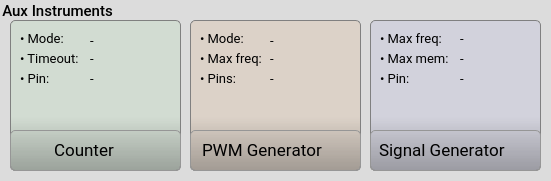
   <widget class="QGroupBox" name="groupBox_instr2">
    <property name="geometry">
     <rect>
      <x>240</x>
      <y>360</y>
      <width>551</width>
      <height>181</height>
     </rect>
    </property>
    <property name="sizePolicy">
     <sizepolicy hsizetype="Preferred" vsizetype="Expanding">
      <horstretch>0</horstretch>
      <verstretch>0</verstretch>
     </sizepolicy>
    </property>
    <property name="font">
     <font>
      <family>Roboto Medium</family>
      <pointsize>11</pointsize>
      <weight>50</weight>
      <italic>false</italic>
      <bold>false</bold>
      <kerning>true</kerning>
     </font>
    </property>
    <property name="styleSheet">
     <string notr="true">QGroupBox {background-color: rgb(220,220,220);border: 0px; border-radius: 5px;  margin-top: 0.5em;}; 
QGroupBox::title {subcontrol-origin: margin;left: 10px;padding: 0 3px 0 3px;}</string>
    </property>
    <property name="title">
     <string>Aux Instruments</string>
    </property>
    <widget class="QGroupBox" name="groupBox_pwm">
     <property name="geometry">
      <rect>
       <x>190</x>
       <y>20</y>
       <width>171</width>
       <height>151</height>
      </rect>
     </property>
     <property name="font">
      <font>
       <family>Roboto</family>
       <pointsize>11</pointsize>
       <weight>50</weight>
       <italic>false</italic>
       <bold>false</bold>
       <kerning>true</kerning>
      </font>
     </property>
     <property name="styleSheet">
      <string notr="true">QGroupBox {
	background: qlineargradient(x1:0, y1:0, x2:0, y2:2, stop:0  rgb(220,200,180, 0.5), stop:0.32 rgb(220,200,180, 0.5), stop:1  rgb(0,0,0,1.0));
	border: 1px solid gray; border-radius: 5px;  margin-top: 0.5em;
}; 
QGroupBox::title {subcontrol-origin: margin;left: 10px;padding: 0 3px 0 3px;}
</string>
     </property>
     <property name="title">
      <string/>
     </property>
     <widget class="QPushButton" name="pushButton_pwm">
      <property name="geometry">
       <rect>
        <x>0</x>
        <y>110</y>
        <width>171</width>
        <height>41</height>
       </rect>
      </property>
      <property name="font">
       <font>
        <family>Roboto</family>
        <pointsize>13</pointsize>
        <weight>50</weight>
        <bold>false</bold>
        <kerning>false</kerning>
       </font>
      </property>
      <property name="styleSheet">
       <string notr="true">QPushButton {    
    padding: 0.2em 0.2em 0.3em 0.2em;
    border: 1px solid rgb(150, 150, 150);
	border-radius: 5px;
    background: qlineargradient(x1:0, y1:0, x2:0, y2:2,
                                  stop:0 #FFFFFF, stop:0.1 #FFFFFF, stop:1  #7B7B7B);
    color: black;
    text-align:left;
	padding-left:11px
}

QPushButton:hover:!pressed
{
	border: 1px solid rgb(150, 150, 150);
	border-radius: 5px;
 	background: #FFFFFF;
	color:#2f836a;
}

QPushButton:pressed
{
	border: 2px solid rgb(150, 150, 150);
	border-radius: 5px;
 	background: #AAAAAA;
	color:white;
}</string>
      </property>
      <property name="text">
       <string>PWM Generator</string>
      </property>
      <property name="icon">
       <iconset resource="resources.qrc">
        <normaloff>:/main/resources/img/pwm.png</normaloff>:/main/resources/img/pwm.png</iconset>
      </property>
      <property name="iconSize">
       <size>
        <width>21</width>
        <height>21</height>
       </size>
      </property>
     </widget>
     <widget class="QLabel" name="label_19">
      <property name="geometry">
       <rect>
        <x>10</x>
        <y>30</y>
        <width>71</width>
        <height>16</height>
       </rect>
      </property>
      <property name="font">
       <font>
        <family>Roboto</family>
        <pointsize>10</pointsize>
        <weight>50</weight>
        <italic>false</italic>
        <bold>false</bold>
        <kerning>true</kerning>
       </font>
      </property>
      <property name="text">
       <string>• Max freq:</string>
      </property>
      <property name="textFormat">
       <enum>Qt::AutoText</enum>
      </property>
     </widget>
     <widget class="QLabel" name="label_35">
      <property name="geometry">
       <rect>
        <x>10</x>
        <y>50</y>
        <width>71</width>
        <height>16</height>
       </rect>
      </property>
      <property name="font">
       <font>
        <family>Roboto</family>
        <pointsize>10</pointsize>
        <weight>50</weight>
        <italic>false</italic>
        <bold>false</bold>
        <kerning>true</kerning>
       </font>
      </property>
      <property name="text">
       <string>• Pins:</string>
      </property>
      <property name="textFormat">
       <enum>Qt::AutoText</enum>
      </property>
     </widget>
     <widget class="QLabel" name="label_pwm_pins">
      <property name="geometry">
       <rect>
        <x>80</x>
        <y>50</y>
        <width>81</width>
        <height>16</height>
       </rect>
      </property>
      <property name="font">
       <font>
        <family>Roboto</family>
        <pointsize>10</pointsize>
        <weight>50</weight>
        <italic>false</italic>
        <bold>false</bold>
        <kerning>true</kerning>
       </font>
      </property>
      <property name="text">
       <string>-</string>
      </property>
      <property name="textFormat">
       <enum>Qt::AutoText</enum>
      </property>
     </widget>
     <widget class="QLabel" name="label_pwm_freq">
      <property name="geometry">
       <rect>
        <x>80</x>
        <y>30</y>
        <width>81</width>
        <height>16</height>
       </rect>
      </property>
      <property name="font">
       <font>
        <family>Roboto</family>
        <pointsize>10</pointsize>
        <weight>50</weight>
        <italic>false</italic>
        <bold>false</bold>
        <kerning>true</kerning>
       </font>
      </property>
      <property name="text">
       <string>-</string>
      </property>
      <property name="textFormat">
       <enum>Qt::AutoText</enum>
      </property>
     </widget>
     <widget class="QLabel" name="label_pwm_mode">
      <property name="geometry">
       <rect>
        <x>80</x>
        <y>10</y>
        <width>81</width>
        <height>20</height>
       </rect>
      </property>
      <property name="font">
       <font>
        <family>Roboto</family>
        <pointsize>10</pointsize>
        <weight>50</weight>
        <italic>false</italic>
        <bold>false</bold>
        <kerning>true</kerning>
       </font>
      </property>
      <property name="text">
       <string>-</string>
      </property>
      <property name="textFormat">
       <enum>Qt::AutoText</enum>
      </property>
     </widget>
     <widget class="QLabel" name="label_33">
      <property name="geometry">
       <rect>
        <x>10</x>
        <y>10</y>
        <width>71</width>
        <height>16</height>
       </rect>
      </property>
      <property name="font">
       <font>
        <family>Roboto</family>
        <pointsize>10</pointsize>
        <weight>50</weight>
        <italic>false</italic>
        <bold>false</bold>
        <kerning>true</kerning>
       </font>
      </property>
      <property name="text">
       <string>• Mode:</string>
      </property>
      <property name="textFormat">
       <enum>Qt::AutoText</enum>
      </property>
     </widget>
    </widget>
    <widget class="QGroupBox" name="groupBox_sgen">
     <property name="geometry">
      <rect>
       <x>370</x>
       <y>20</y>
       <width>171</width>
       <height>151</height>
      </rect>
     </property>
     <property name="font">
      <font>
       <family>Roboto</family>
       <pointsize>11</pointsize>
       <weight>50</weight>
       <italic>false</italic>
       <bold>false</bold>
       <kerning>true</kerning>
      </font>
     </property>
     <property name="styleSheet">
      <string notr="true">QGroupBox {
	background: qlineargradient(x1:0, y1:0, x2:0, y2:2, stop:0  rgb(200,200,220, 0.5), stop:0.32 rgb(200,200,220, 0.5), stop:1  rgb(0,0,0,1.0));
	border: 1px solid gray; border-radius: 5px;  margin-top: 0.5em;
}; 
QGroupBox::title {subcontrol-origin: margin;left: 10px;padding: 0 3px 0 3px;}</string>
     </property>
     <property name="title">
      <string/>
     </property>
     <widget class="QPushButton" name="pushButton_sgen">
      <property name="geometry">
       <rect>
        <x>0</x>
        <y>110</y>
        <width>171</width>
        <height>41</height>
       </rect>
      </property>
      <property name="font">
       <font>
        <family>Roboto</family>
        <pointsize>13</pointsize>
        <weight>50</weight>
        <bold>false</bold>
        <kerning>false</kerning>
       </font>
      </property>
      <property name="styleSheet">
       <string notr="true">QPushButton {    
    padding: 0.2em 0.2em 0.3em 0.2em;
    border: 1px solid rgb(150, 150, 150);
	border-radius: 5px;
    background: qlineargradient(x1:0, y1:0, x2:0, y2:2,
                                  stop:0 #FFFFFF, stop:0.1 #FFFFFF, stop:1  #7B7B7B);
    color: black;
    text-align:left;
	padding-left:8px
}

QPushButton:hover:!pressed
{
	border: 1px solid rgb(150, 150, 150);;
	border-radius: 5px;
 	background: #FFFFFF;
	color:#2f836a;
}

QPushButton:pressed
{
	border: 2px solid rgb(150, 150, 150);
	border-radius: 5px;
 	background: #AAAAAA;
	color:white;
}</string>
      </property>
      <property name="text">
       <string>Signal Generator</string>
      </property>
      <property name="icon">
       <iconset resource="resources.qrc">
        <normaloff>:/main/resources/img/sgen2.png</normaloff>:/main/resources/img/sgen2.png</iconset>
      </property>
      <property name="iconSize">
       <size>
        <width>22</width>
        <height>22</height>
       </size>
      </property>
     </widget>
     <widget class="QLabel" name="label_27">
      <property name="geometry">
       <rect>
        <x>10</x>
        <y>10</y>
        <width>71</width>
        <height>16</height>
       </rect>
      </property>
      <property name="font">
       <font>
        <family>Roboto</family>
        <pointsize>10</pointsize>
        <weight>50</weight>
        <italic>false</italic>
        <bold>false</bold>
        <kerning>true</kerning>
       </font>
      </property>
      <property name="text">
       <string>• Max freq:</string>
      </property>
      <property name="textFormat">
       <enum>Qt::AutoText</enum>
      </property>
     </widget>
     <widget class="QLabel" name="label_28">
      <property name="geometry">
       <rect>
        <x>10</x>
        <y>30</y>
        <width>71</width>
        <height>16</height>
       </rect>
      </property>
      <property name="font">
       <font>
        <family>Roboto</family>
        <pointsize>10</pointsize>
        <weight>50</weight>
        <italic>false</italic>
        <bold>false</bold>
        <kerning>true</kerning>
       </font>
      </property>
      <property name="text">
       <string>• Max mem:</string>
      </property>
      <property name="textFormat">
       <enum>Qt::AutoText</enum>
      </property>
     </widget>
     <widget class="QLabel" name="label_36">
      <property name="geometry">
       <rect>
        <x>10</x>
        <y>50</y>
        <width>71</width>
        <height>16</height>
       </rect>
      </property>
      <property name="font">
       <font>
        <family>Roboto</family>
        <pointsize>10</pointsize>
        <weight>50</weight>
        <italic>false</italic>
        <bold>false</bold>
        <kerning>true</kerning>
       </font>
      </property>
      <property name="text">
       <string>• Pin:</string>
      </property>
      <property name="textFormat">
       <enum>Qt::AutoText</enum>
      </property>
     </widget>
     <widget class="QLabel" name="label_sgen_pins">
      <property name="geometry">
       <rect>
        <x>90</x>
        <y>50</y>
        <width>71</width>
        <height>16</height>
       </rect>
      </property>
      <property name="font">
       <font>
        <family>Roboto</family>
        <pointsize>10</pointsize>
        <weight>50</weight>
        <italic>false</italic>
        <bold>false</bold>
        <kerning>true</kerning>
       </font>
      </property>
      <property name="text">
       <string>-</string>
      </property>
      <property name="textFormat">
       <enum>Qt::AutoText</enum>
      </property>
     </widget>
     <widget class="QLabel" name="label_sgen_mem">
      <property name="geometry">
       <rect>
        <x>90</x>
        <y>30</y>
        <width>71</width>
        <height>16</height>
       </rect>
      </property>
      <property name="font">
       <font>
        <family>Roboto</family>
        <pointsize>10</pointsize>
        <weight>50</weight>
        <italic>false</italic>
        <bold>false</bold>
        <kerning>true</kerning>
       </font>
      </property>
      <property name="text">
       <string>-</string>
      </property>
      <property name="textFormat">
       <enum>Qt::AutoText</enum>
      </property>
     </widget>
     <widget class="QLabel" name="label_sgen_freq">
      <property name="geometry">
       <rect>
        <x>90</x>
        <y>10</y>
        <width>71</width>
        <height>16</height>
       </rect>
      </property>
      <property name="font">
       <font>
        <family>Roboto</family>
        <pointsize>10</pointsize>
        <weight>50</weight>
        <italic>false</italic>
        <bold>false</bold>
        <kerning>true</kerning>
       </font>
      </property>
      <property name="text">
       <string>-</string>
      </property>
      <property name="textFormat">
       <enum>Qt::AutoText</enum>
      </property>
     </widget>
    </widget>
    <widget class="QGroupBox" name="groupBox_cntr">
     <property name="geometry">
      <rect>
       <x>10</x>
       <y>20</y>
       <width>171</width>
       <height>151</height>
      </rect>
     </property>
     <property name="font">
      <font>
       <family>Roboto</family>
       <pointsize>11</pointsize>
       <weight>50</weight>
       <italic>false</italic>
       <bold>false</bold>
       <kerning>true</kerning>
      </font>
     </property>
     <property name="styleSheet">
      <string notr="true">QGroupBox {
	background: qlineargradient(x1:0, y1:0, x2:0, y2:2, stop:0  rgb(200,220,200, 0.5), stop:0.32 rgb(200,220,200, 0.5), stop:1  rgb(0,0,0,1.0));
	border: 1px solid gray; border-radius: 5px;  margin-top: 0.5em;
}; 
QGroupBox::title {subcontrol-origin: margin;left: 10px;padding: 0 3px 0 3px;}
</string>
     </property>
     <property name="title">
      <string/>
     </property>
     <widget class="QPushButton" name="pushButton_cntr">
      <property name="geometry">
       <rect>
        <x>0</x>
        <y>110</y>
        <width>171</width>
        <height>41</height>
       </rect>
      </property>
      <property name="font">
       <font>
        <family>Roboto</family>
        <pointsize>13</pointsize>
        <weight>50</weight>
        <bold>false</bold>
        <stylestrategy>PreferDefault</stylestrategy>
        <kerning>false</kerning>
       </font>
      </property>
      <property name="styleSheet">
       <string notr="true">QPushButton {    
    padding: 0.2em 0.2em 0.3em 0.2em;
    border: 1px solid rgb(150, 150, 150);
	border-radius: 5px;
    background: qlineargradient(x1:0, y1:0, x2:0, y2:2,
                                  stop:0 #FFFFFF, stop:0.1 #FFFFFF, stop:1  #7B7B7B);
    color: black;
    text-align:left;
	padding-left:43px
}

QPushButton:hover:!pressed
{
	border: 1px solid rgb(150, 150, 150);
	border-radius: 5px;
 	background: #FFFFFF;
	color:#2f836a;
}

QPushButton:pressed
{
	border: 2px solid rgb(150, 150, 150);
	border-radius: 5px;
 	background: #AAAAAA;
	color:white;
}</string>
      </property>
      <property name="text">
       <string>Counter</string>
      </property>
      <property name="icon">
       <iconset resource="resources.qrc">
        <normaloff>:/main/resources/img/cntr.png</normaloff>:/main/resources/img/cntr.png</iconset>
      </property>
      <property name="iconSize">
       <size>
        <width>21</width>
        <height>21</height>
       </size>
      </property>
     </widget>
     <widget class="QLabel" name="label_37">
      <property name="geometry">
       <rect>
        <x>10</x>
        <y>50</y>
        <width>71</width>
        <height>16</height>
       </rect>
      </property>
      <property name="font">
       <font>
        <family>Roboto</family>
        <pointsize>10</pointsize>
        <weight>50</weight>
        <italic>false</italic>
        <bold>false</bold>
        <kerning>true</kerning>
       </font>
      </property>
      <property name="text">
       <string>• Pin:</string>
      </property>
      <property name="textFormat">
       <enum>Qt::AutoText</enum>
      </property>
     </widget>
     <widget class="QLabel" name="label_32">
      <property name="geometry">
       <rect>
        <x>10</x>
        <y>10</y>
        <width>71</width>
        <height>16</height>
       </rect>
      </property>
      <property name="font">
       <font>
        <family>Roboto</family>
        <pointsize>10</pointsize>
        <weight>50</weight>
        <italic>false</italic>
        <bold>false</bold>
        <kerning>true</kerning>
       </font>
      </property>
      <property name="text">
       <string>• Mode:</string>
      </property>
      <property name="textFormat">
       <enum>Qt::AutoText</enum>
      </property>
     </widget>
     <widget class="QLabel" name="label_34">
      <property name="geometry">
       <rect>
        <x>10</x>
        <y>30</y>
        <width>71</width>
        <height>16</height>
       </rect>
      </property>
      <property name="font">
       <font>
        <family>Roboto</family>
        <pointsize>10</pointsize>
        <weight>50</weight>
        <italic>false</italic>
        <bold>false</bold>
        <kerning>true</kerning>
       </font>
      </property>
      <property name="text">
       <string>• Timeout:</string>
      </property>
      <property name="textFormat">
       <enum>Qt::AutoText</enum>
      </property>
     </widget>
     <widget class="QLabel" name="label_cntr_mode">
      <property name="geometry">
       <rect>
        <x>80</x>
        <y>10</y>
        <width>91</width>
        <height>20</height>
       </rect>
      </property>
      <property name="font">
       <font>
        <family>Roboto</family>
        <pointsize>10</pointsize>
        <weight>50</weight>
        <italic>false</italic>
        <bold>false</bold>
        <kerning>true</kerning>
       </font>
      </property>
      <property name="text">
       <string>-</string>
      </property>
      <property name="textFormat">
       <enum>Qt::AutoText</enum>
      </property>
     </widget>
     <widget class="QLabel" name="label_cntr_pins">
      <property name="geometry">
       <rect>
        <x>80</x>
        <y>50</y>
        <width>81</width>
        <height>16</height>
       </rect>
      </property>
      <property name="font">
       <font>
        <family>Roboto</family>
        <pointsize>10</pointsize>
        <weight>50</weight>
        <italic>false</italic>
        <bold>false</bold>
        <kerning>true</kerning>
       </font>
      </property>
      <property name="text">
       <string>-</string>
      </property>
      <property name="textFormat">
       <enum>Qt::AutoText</enum>
      </property>
     </widget>
     <widget class="QLabel" name="label_cntr_timeout">
      <property name="geometry">
       <rect>
        <x>80</x>
        <y>30</y>
        <width>81</width>
        <height>16</height>
       </rect>
      </property>
      <property name="font">
       <font>
        <family>Roboto</family>
        <pointsize>10</pointsize>
        <weight>50</weight>
        <italic>false</italic>
        <bold>false</bold>
        <kerning>true</kerning>
       </font>
      </property>
      <property name="text">
       <string>-</string>
      </property>
      <property name="textFormat">
       <enum>Qt::AutoText</enum>
      </property>
     </widget>
    </widget>
   </widget>
